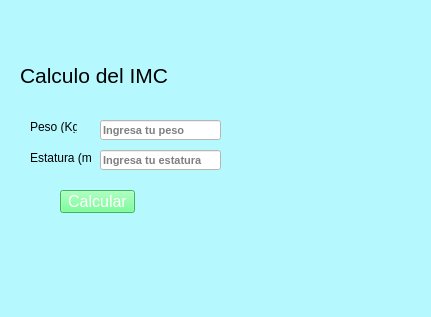
<?xml version="1.0" encoding="UTF-8"?>
<ui version="4.0">
 <class>MainWindow</class>
 <widget class="QMainWindow" name="MainWindow">
  <property name="geometry">
   <rect>
    <x>0</x>
    <y>0</y>
    <width>431</width>
    <height>317</height>
   </rect>
  </property>
  <property name="font">
   <font>
    <weight>75</weight>
    <bold>true</bold>
   </font>
  </property>
  <property name="windowTitle">
   <string>MainWindow</string>
  </property>
  <property name="statusTip">
   <string/>
  </property>
  <property name="styleSheet">
   <string notr="true">background-color: rgb(181, 249, 255);</string>
  </property>
  <widget class="QWidget" name="centralwidget">
   <widget class="QPushButton" name="btn_calcular">
    <property name="geometry">
     <rect>
      <x>60</x>
      <y>190</y>
      <width>75</width>
      <height>23</height>
     </rect>
    </property>
    <property name="font">
     <font>
      <family>MS Shell Dlg 2</family>
      <pointsize>12</pointsize>
      <weight>9</weight>
      <italic>false</italic>
      <bold>false</bold>
     </font>
    </property>
    <property name="toolTip">
     <string>Presiona el boton</string>
    </property>
    <property name="statusTip">
     <string>Presiona el boton</string>
    </property>
    <property name="styleSheet">
     <string notr="true">background-color: rgb(85, 255, 127);
font: 75 12pt &quot;MS Shell Dlg 2&quot;;
color: rgb(255, 255, 255);</string>
    </property>
    <property name="text">
     <string>Calcular</string>
    </property>
   </widget>
   <widget class="QLabel" name="label">
    <property name="geometry">
     <rect>
      <x>20</x>
      <y>50</y>
      <width>151</width>
      <height>51</height>
     </rect>
    </property>
    <property name="font">
     <font>
      <family>MS Shell Dlg 2</family>
      <pointsize>16</pointsize>
      <weight>9</weight>
      <italic>false</italic>
      <bold>false</bold>
     </font>
    </property>
    <property name="styleSheet">
     <string notr="true">font: 75 16pt &quot;MS Shell Dlg 2&quot;;
color: rgb(0, 0, 0);</string>
    </property>
    <property name="text">
     <string>Calculo del IMC</string>
    </property>
   </widget>
   <widget class="QLabel" name="label_2">
    <property name="geometry">
     <rect>
      <x>30</x>
      <y>120</y>
      <width>47</width>
      <height>13</height>
     </rect>
    </property>
    <property name="text">
     <string>Peso (Kg):</string>
    </property>
   </widget>
   <widget class="QLabel" name="label_3">
    <property name="geometry">
     <rect>
      <x>30</x>
      <y>150</y>
      <width>61</width>
      <height>16</height>
     </rect>
    </property>
    <property name="text">
     <string>Estatura (m)</string>
    </property>
   </widget>
   <widget class="QLineEdit" name="txt_peso">
    <property name="geometry">
     <rect>
      <x>100</x>
      <y>120</y>
      <width>121</width>
      <height>20</height>
     </rect>
    </property>
    <property name="font">
     <font>
      <pointsize>8</pointsize>
      <weight>75</weight>
      <bold>true</bold>
     </font>
    </property>
    <property name="toolTip">
     <string>Ingreso tu peso en Kilogramos</string>
    </property>
    <property name="statusTip">
     <string>Ingresa tu peso en Kilogramos</string>
    </property>
    <property name="styleSheet">
     <string notr="true">background-color: rgb(255, 255, 255);</string>
    </property>
    <property name="text">
     <string/>
    </property>
    <property name="placeholderText">
     <string>Ingresa tu peso</string>
    </property>
   </widget>
   <widget class="QLineEdit" name="txt_estatura">
    <property name="geometry">
     <rect>
      <x>100</x>
      <y>150</y>
      <width>121</width>
      <height>20</height>
     </rect>
    </property>
    <property name="font">
     <font>
      <pointsize>8</pointsize>
      <weight>75</weight>
      <bold>true</bold>
     </font>
    </property>
    <property name="toolTip">
     <string>Ingresa tu estatura</string>
    </property>
    <property name="statusTip">
     <string>Ingresa tu estatura </string>
    </property>
    <property name="styleSheet">
     <string notr="true">background-color: rgb(255, 255, 255);</string>
    </property>
    <property name="text">
     <string/>
    </property>
    <property name="maxLength">
     <number>32754</number>
    </property>
    <property name="placeholderText">
     <string>Ingresa tu estatura</string>
    </property>
   </widget>
   <widget class="QLabel" name="label_4">
    <property name="geometry">
     <rect>
      <x>10</x>
      <y>10</y>
      <width>401</width>
      <height>51</height>
     </rect>
    </property>
    <property name="text">
     <string/>
    </property>
    <property name="pixmap">
     <pixmap>Imagenes/uat.png</pixmap>
    </property>
    <property name="scaledContents">
     <bool>true</bool>
    </property>
   </widget>
   <widget class="QLabel" name="label_5">
    <property name="geometry">
     <rect>
      <x>260</x>
      <y>100</y>
      <width>131</width>
      <height>111</height>
     </rect>
    </property>
    <property name="text">
     <string/>
    </property>
    <property name="pixmap">
     <pixmap resource="recursos_proyecto.qrc">:/LOGOS/Imagenes/pngegg.png</pixmap>
    </property>
    <property name="scaledContents">
     <bool>true</bool>
    </property>
   </widget>
  </widget>
  <widget class="QMenuBar" name="menubar">
   <property name="geometry">
    <rect>
     <x>0</x>
     <y>0</y>
     <width>431</width>
     <height>21</height>
    </rect>
   </property>
  </widget>
  <widget class="QStatusBar" name="statusbar"/>
 </widget>
 <resources>
  <include location="recursos_proyecto.qrc"/>
 </resources>
 <connections/>
</ui>
